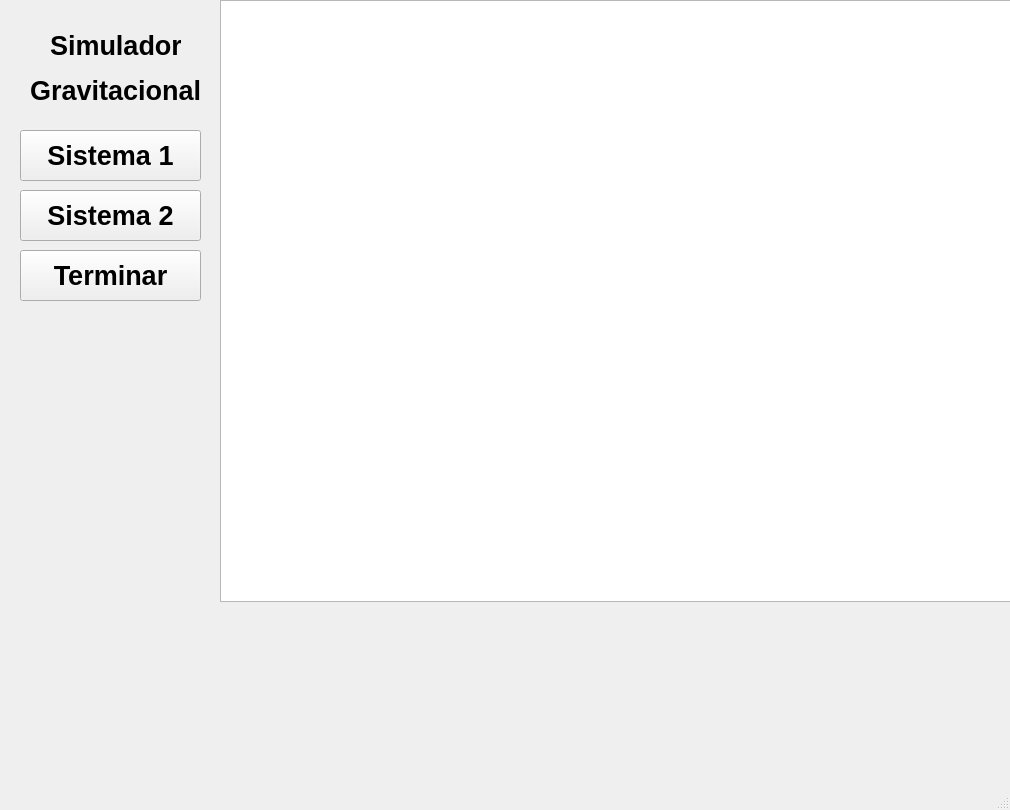
<?xml version="1.0" encoding="UTF-8"?>
<ui version="4.0">
 <class>MainWindow</class>
 <widget class="QMainWindow" name="MainWindow">
  <property name="geometry">
   <rect>
    <x>0</x>
    <y>0</y>
    <width>1010</width>
    <height>810</height>
   </rect>
  </property>
  <property name="palette">
   <palette>
    <active>
     <colorrole role="Window">
      <brush brushstyle="SolidPattern">
       <color alpha="242">
        <red>1</red>
        <green>1</green>
        <blue>11</blue>
       </color>
      </brush>
     </colorrole>
    </active>
    <inactive>
     <colorrole role="Window">
      <brush brushstyle="SolidPattern">
       <color alpha="255">
        <red>239</red>
        <green>239</green>
        <blue>239</blue>
       </color>
      </brush>
     </colorrole>
    </inactive>
    <disabled>
     <colorrole role="Window">
      <brush brushstyle="SolidPattern">
       <color alpha="242">
        <red>1</red>
        <green>1</green>
        <blue>11</blue>
       </color>
      </brush>
     </colorrole>
    </disabled>
   </palette>
  </property>
  <property name="windowTitle">
   <string>MainWindow</string>
  </property>
  <widget class="QWidget" name="centralwidget">
   <widget class="QGraphicsView" name="graphicsView">
    <property name="geometry">
     <rect>
      <x>220</x>
      <y>0</y>
      <width>1002</width>
      <height>602</height>
     </rect>
    </property>
   </widget>
   <widget class="QPushButton" name="primer">
    <property name="geometry">
     <rect>
      <x>20</x>
      <y>130</y>
      <width>181</width>
      <height>51</height>
     </rect>
    </property>
    <property name="palette">
     <palette>
      <active>
       <colorrole role="WindowText">
        <brush brushstyle="SolidPattern">
         <color alpha="255">
          <red>255</red>
          <green>255</green>
          <blue>255</blue>
         </color>
        </brush>
       </colorrole>
       <colorrole role="Button">
        <brush brushstyle="SolidPattern">
         <color alpha="255">
          <red>0</red>
          <green>0</green>
          <blue>0</blue>
         </color>
        </brush>
       </colorrole>
       <colorrole role="Text">
        <brush brushstyle="SolidPattern">
         <color alpha="255">
          <red>255</red>
          <green>255</green>
          <blue>255</blue>
         </color>
        </brush>
       </colorrole>
       <colorrole role="ButtonText">
        <brush brushstyle="SolidPattern">
         <color alpha="255">
          <red>255</red>
          <green>255</green>
          <blue>255</blue>
         </color>
        </brush>
       </colorrole>
       <colorrole role="Base">
        <brush brushstyle="SolidPattern">
         <color alpha="255">
          <red>0</red>
          <green>0</green>
          <blue>0</blue>
         </color>
        </brush>
       </colorrole>
       <colorrole role="HighlightedText">
        <brush brushstyle="SolidPattern">
         <color alpha="255">
          <red>0</red>
          <green>0</green>
          <blue>0</blue>
         </color>
        </brush>
       </colorrole>
       <colorrole role="PlaceholderText">
        <brush brushstyle="SolidPattern">
         <color alpha="255">
          <red>0</red>
          <green>0</green>
          <blue>0</blue>
         </color>
        </brush>
       </colorrole>
      </active>
      <inactive>
       <colorrole role="WindowText">
        <brush brushstyle="SolidPattern">
         <color alpha="255">
          <red>0</red>
          <green>0</green>
          <blue>0</blue>
         </color>
        </brush>
       </colorrole>
       <colorrole role="Button">
        <brush brushstyle="SolidPattern">
         <color alpha="255">
          <red>239</red>
          <green>239</green>
          <blue>239</blue>
         </color>
        </brush>
       </colorrole>
       <colorrole role="Text">
        <brush brushstyle="SolidPattern">
         <color alpha="255">
          <red>0</red>
          <green>0</green>
          <blue>0</blue>
         </color>
        </brush>
       </colorrole>
       <colorrole role="ButtonText">
        <brush brushstyle="SolidPattern">
         <color alpha="255">
          <red>0</red>
          <green>0</green>
          <blue>0</blue>
         </color>
        </brush>
       </colorrole>
       <colorrole role="Base">
        <brush brushstyle="SolidPattern">
         <color alpha="255">
          <red>255</red>
          <green>255</green>
          <blue>255</blue>
         </color>
        </brush>
       </colorrole>
       <colorrole role="HighlightedText">
        <brush brushstyle="SolidPattern">
         <color alpha="255">
          <red>255</red>
          <green>255</green>
          <blue>255</blue>
         </color>
        </brush>
       </colorrole>
       <colorrole role="PlaceholderText">
        <brush brushstyle="SolidPattern">
         <color alpha="128">
          <red>0</red>
          <green>0</green>
          <blue>0</blue>
         </color>
        </brush>
       </colorrole>
      </inactive>
      <disabled>
       <colorrole role="WindowText">
        <brush brushstyle="SolidPattern">
         <color alpha="255">
          <red>190</red>
          <green>190</green>
          <blue>190</blue>
         </color>
        </brush>
       </colorrole>
       <colorrole role="Button">
        <brush brushstyle="SolidPattern">
         <color alpha="255">
          <red>0</red>
          <green>0</green>
          <blue>0</blue>
         </color>
        </brush>
       </colorrole>
       <colorrole role="Text">
        <brush brushstyle="SolidPattern">
         <color alpha="255">
          <red>190</red>
          <green>190</green>
          <blue>190</blue>
         </color>
        </brush>
       </colorrole>
       <colorrole role="ButtonText">
        <brush brushstyle="SolidPattern">
         <color alpha="255">
          <red>190</red>
          <green>190</green>
          <blue>190</blue>
         </color>
        </brush>
       </colorrole>
       <colorrole role="Base">
        <brush brushstyle="SolidPattern">
         <color alpha="255">
          <red>239</red>
          <green>239</green>
          <blue>239</blue>
         </color>
        </brush>
       </colorrole>
       <colorrole role="HighlightedText">
        <brush brushstyle="SolidPattern">
         <color alpha="255">
          <red>255</red>
          <green>255</green>
          <blue>255</blue>
         </color>
        </brush>
       </colorrole>
       <colorrole role="PlaceholderText">
        <brush brushstyle="SolidPattern">
         <color alpha="128">
          <red>0</red>
          <green>0</green>
          <blue>0</blue>
         </color>
        </brush>
       </colorrole>
      </disabled>
     </palette>
    </property>
    <property name="font">
     <font>
      <family>Ubuntu</family>
      <pointsize>20</pointsize>
      <bold>true</bold>
     </font>
    </property>
    <property name="cursor">
     <cursorShape>PointingHandCursor</cursorShape>
    </property>
    <property name="text">
     <string>Sistema 1</string>
    </property>
   </widget>
   <widget class="QPushButton" name="segundo">
    <property name="geometry">
     <rect>
      <x>20</x>
      <y>190</y>
      <width>181</width>
      <height>51</height>
     </rect>
    </property>
    <property name="palette">
     <palette>
      <active>
       <colorrole role="Button">
        <brush brushstyle="SolidPattern">
         <color alpha="255">
          <red>0</red>
          <green>0</green>
          <blue>0</blue>
         </color>
        </brush>
       </colorrole>
       <colorrole role="ButtonText">
        <brush brushstyle="SolidPattern">
         <color alpha="255">
          <red>255</red>
          <green>255</green>
          <blue>255</blue>
         </color>
        </brush>
       </colorrole>
      </active>
      <inactive>
       <colorrole role="Button">
        <brush brushstyle="SolidPattern">
         <color alpha="255">
          <red>239</red>
          <green>239</green>
          <blue>239</blue>
         </color>
        </brush>
       </colorrole>
       <colorrole role="ButtonText">
        <brush brushstyle="SolidPattern">
         <color alpha="255">
          <red>0</red>
          <green>0</green>
          <blue>0</blue>
         </color>
        </brush>
       </colorrole>
      </inactive>
      <disabled>
       <colorrole role="Button">
        <brush brushstyle="SolidPattern">
         <color alpha="255">
          <red>0</red>
          <green>0</green>
          <blue>0</blue>
         </color>
        </brush>
       </colorrole>
       <colorrole role="ButtonText">
        <brush brushstyle="SolidPattern">
         <color alpha="255">
          <red>190</red>
          <green>190</green>
          <blue>190</blue>
         </color>
        </brush>
       </colorrole>
      </disabled>
     </palette>
    </property>
    <property name="font">
     <font>
      <pointsize>20</pointsize>
      <bold>true</bold>
     </font>
    </property>
    <property name="cursor">
     <cursorShape>PointingHandCursor</cursorShape>
    </property>
    <property name="text">
     <string>Sistema 2</string>
    </property>
   </widget>
   <widget class="QPushButton" name="terminar">
    <property name="geometry">
     <rect>
      <x>20</x>
      <y>250</y>
      <width>181</width>
      <height>51</height>
     </rect>
    </property>
    <property name="palette">
     <palette>
      <active>
       <colorrole role="Button">
        <brush brushstyle="SolidPattern">
         <color alpha="255">
          <red>0</red>
          <green>0</green>
          <blue>0</blue>
         </color>
        </brush>
       </colorrole>
       <colorrole role="ButtonText">
        <brush brushstyle="SolidPattern">
         <color alpha="255">
          <red>255</red>
          <green>255</green>
          <blue>255</blue>
         </color>
        </brush>
       </colorrole>
      </active>
      <inactive>
       <colorrole role="Button">
        <brush brushstyle="SolidPattern">
         <color alpha="255">
          <red>239</red>
          <green>239</green>
          <blue>239</blue>
         </color>
        </brush>
       </colorrole>
       <colorrole role="ButtonText">
        <brush brushstyle="SolidPattern">
         <color alpha="255">
          <red>0</red>
          <green>0</green>
          <blue>0</blue>
         </color>
        </brush>
       </colorrole>
      </inactive>
      <disabled>
       <colorrole role="Button">
        <brush brushstyle="SolidPattern">
         <color alpha="255">
          <red>0</red>
          <green>0</green>
          <blue>0</blue>
         </color>
        </brush>
       </colorrole>
       <colorrole role="ButtonText">
        <brush brushstyle="SolidPattern">
         <color alpha="255">
          <red>190</red>
          <green>190</green>
          <blue>190</blue>
         </color>
        </brush>
       </colorrole>
      </disabled>
     </palette>
    </property>
    <property name="font">
     <font>
      <pointsize>20</pointsize>
      <bold>true</bold>
     </font>
    </property>
    <property name="cursor">
     <cursorShape>PointingHandCursor</cursorShape>
    </property>
    <property name="text">
     <string>Terminar</string>
    </property>
   </widget>
   <widget class="QLabel" name="label">
    <property name="geometry">
     <rect>
      <x>50</x>
      <y>20</y>
      <width>131</width>
      <height>51</height>
     </rect>
    </property>
    <property name="palette">
     <palette>
      <active>
       <colorrole role="WindowText">
        <brush brushstyle="SolidPattern">
         <color alpha="255">
          <red>18</red>
          <green>179</green>
          <blue>48</blue>
         </color>
        </brush>
       </colorrole>
       <colorrole role="Text">
        <brush brushstyle="SolidPattern">
         <color alpha="255">
          <red>255</red>
          <green>255</green>
          <blue>255</blue>
         </color>
        </brush>
       </colorrole>
      </active>
      <inactive>
       <colorrole role="WindowText">
        <brush brushstyle="SolidPattern">
         <color alpha="255">
          <red>0</red>
          <green>0</green>
          <blue>0</blue>
         </color>
        </brush>
       </colorrole>
       <colorrole role="Text">
        <brush brushstyle="SolidPattern">
         <color alpha="255">
          <red>0</red>
          <green>0</green>
          <blue>0</blue>
         </color>
        </brush>
       </colorrole>
      </inactive>
      <disabled>
       <colorrole role="WindowText">
        <brush brushstyle="SolidPattern">
         <color alpha="255">
          <red>190</red>
          <green>190</green>
          <blue>190</blue>
         </color>
        </brush>
       </colorrole>
       <colorrole role="Text">
        <brush brushstyle="SolidPattern">
         <color alpha="255">
          <red>190</red>
          <green>190</green>
          <blue>190</blue>
         </color>
        </brush>
       </colorrole>
      </disabled>
     </palette>
    </property>
    <property name="font">
     <font>
      <pointsize>20</pointsize>
      <bold>true</bold>
     </font>
    </property>
    <property name="text">
     <string>Simulador </string>
    </property>
   </widget>
   <widget class="QLabel" name="label_2">
    <property name="geometry">
     <rect>
      <x>30</x>
      <y>70</y>
      <width>171</width>
      <height>41</height>
     </rect>
    </property>
    <property name="palette">
     <palette>
      <active>
       <colorrole role="WindowText">
        <brush brushstyle="SolidPattern">
         <color alpha="255">
          <red>18</red>
          <green>179</green>
          <blue>48</blue>
         </color>
        </brush>
       </colorrole>
      </active>
      <inactive>
       <colorrole role="WindowText">
        <brush brushstyle="SolidPattern">
         <color alpha="255">
          <red>0</red>
          <green>0</green>
          <blue>0</blue>
         </color>
        </brush>
       </colorrole>
      </inactive>
      <disabled>
       <colorrole role="WindowText">
        <brush brushstyle="SolidPattern">
         <color alpha="255">
          <red>190</red>
          <green>190</green>
          <blue>190</blue>
         </color>
        </brush>
       </colorrole>
      </disabled>
     </palette>
    </property>
    <property name="font">
     <font>
      <pointsize>20</pointsize>
      <bold>true</bold>
     </font>
    </property>
    <property name="text">
     <string>Gravitacional</string>
    </property>
   </widget>
  </widget>
  <widget class="QMenuBar" name="menubar">
   <property name="geometry">
    <rect>
     <x>0</x>
     <y>0</y>
     <width>1010</width>
     <height>22</height>
    </rect>
   </property>
  </widget>
  <widget class="QStatusBar" name="statusbar"/>
 </widget>
 <resources/>
 <connections/>
</ui>
